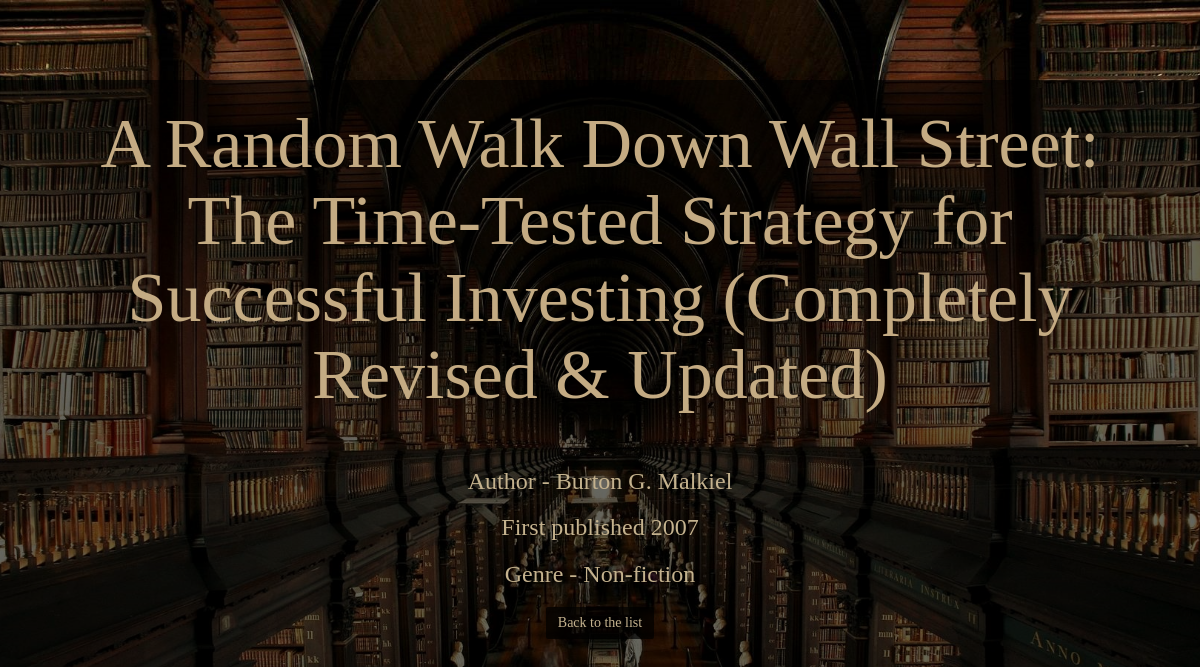
Page /nfq/book.php?id=89 on the committed database.
### tables this page shows
CREATE TABLE `bookcase` (
  `id` int(10) NOT NULL,
  `title` varchar(255) NOT NULL,
  `author` varchar(255) NOT NULL,
  `published` int(11) NOT NULL,
  `genre` varchar(255) NOT NULL
);

### nfq/connect.php (called while the page is built, shortened)
<?php
function getConnection()
{
  $servername = "localhost";
  $username = "root";
  $password = "";
  $dbname = "archive";
  $conn = new mysqli($servername, $username, $password, $dbname);
  return $conn;
}
function getBookById($id)
{
  $conn = getConnection();
  $prepared = $conn->prepare("SELECT id, title, author, published, genre FROM bookcase WHERE id = ?");
  $prepared->bind_param("i", $id);
  $prepared->execute();
  $result = $prepared->get_result();
  return $result;
}

### nfq/book.php (the view)
<?php
include 'header.php';
$result = getBookById($_GET["id"]);
if ($result->num_rows > 0) {
  $row = $result->fetch_assoc();
} else {
  header('Location:/nfq');
}
?>
  <header class="container-fluid">
    <h1 class="text-center"><?php echo $row["title"]; ?></h1>
  </header>
  <div class="container">
    <div class="row">
      <div class="col-md-12 text-center">
        <h3>Author - <?php echo $row["author"]; ?></h3>
        <h3>First published <?php echo $row["published"]; ?></h3>
        <h3>Genre - <?php echo $row["genre"]; ?></h3>
        <a class="btn btn-default back-btn" href="<?php echo $_SERVER['HTTP_REFERER']; ?>">Back to the list</a>
      </div>
    </div>
  </div>
<?php include 'footer.php'; ?>

### nfq/css/main.css (style rules this page uses)
html { background: url('../images/library.jpg') no-repeat center center fixed; -webkit-background-size: cover; -moz-background-size: cover; -o-background-size: cover; background-size: cover; }
body { font-weight: 100; background-color: rgba(0, 0, 0, 0.6); margin-top: 80px; padding-bottom: 40px; color: rgb(196, 178, 142); font-family: "Libre Baskerville"; }
h1 { margin: 20px; padding: 5px; font-size: 70px; color: rgb(196, 171, 131); }
.container { margin-top: 10px; }
.btn.btn-default { border-radius: 2px; border: 0; color: rgb(196, 178, 142); text-shadow: none; background-color: rgba(0, 0, 0, 0.7); }
a, a:hover { text-decoration: none !important; color: rgb(196, 178, 142); }
.back-btn { margin-top: 10px; }

### rows in the picture
bookcase: title "A Random Walk Down Wall Street: The Time-Tested Strategy for Successful Investing (Completely Revised & Updated)", author "Burton G. Malkiel", published "2007", genre "Non-fiction"
